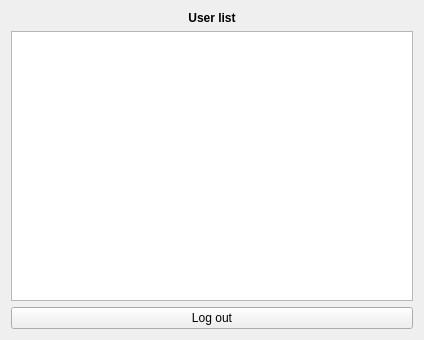
<?xml version="1.0" encoding="UTF-8"?>
<ui version="4.0">
 <class>UserList</class>
 <widget class="QWidget" name="UserList">
  <property name="geometry">
   <rect>
    <x>0</x>
    <y>0</y>
    <width>424</width>
    <height>340</height>
   </rect>
  </property>
  <property name="windowTitle">
   <string>Dialog</string>
  </property>
  <layout class="QVBoxLayout" name="verticalLayout">
   <item>
    <widget class="QLabel" name="label">
     <property name="font">
      <font>
       <weight>75</weight>
       <bold>true</bold>
      </font>
     </property>
     <property name="text">
      <string>User list</string>
     </property>
     <property name="alignment">
      <set>Qt::AlignCenter</set>
     </property>
    </widget>
   </item>
   <item>
    <widget class="QListWidget" name="userList"/>
   </item>
   <item>
    <widget class="QPushButton" name="logoutButton">
     <property name="text">
      <string>Log out</string>
     </property>
    </widget>
   </item>
  </layout>
 </widget>
 <resources/>
 <connections/>
</ui>
